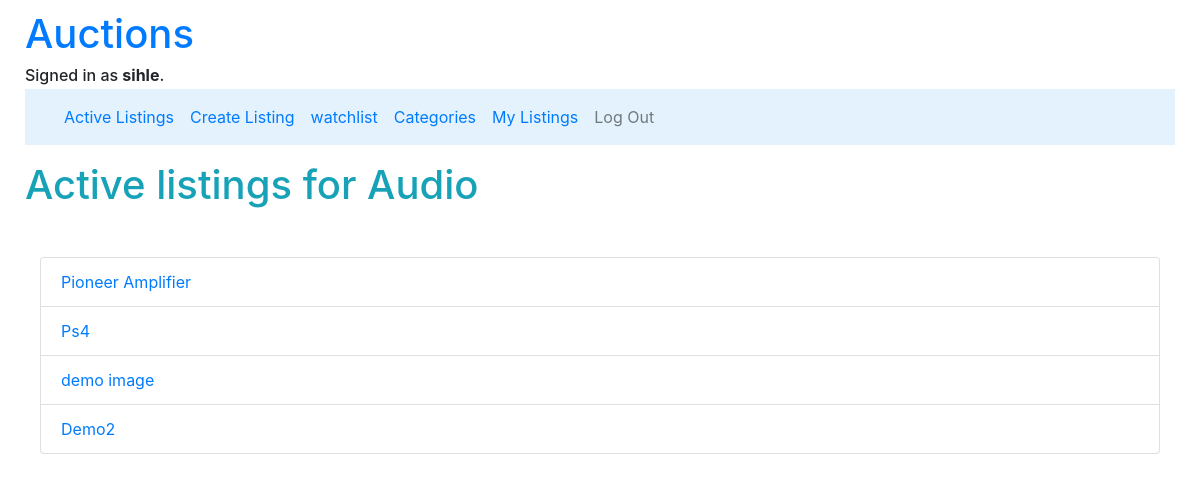
Before: /categories/7 (signed in) with the older database file.
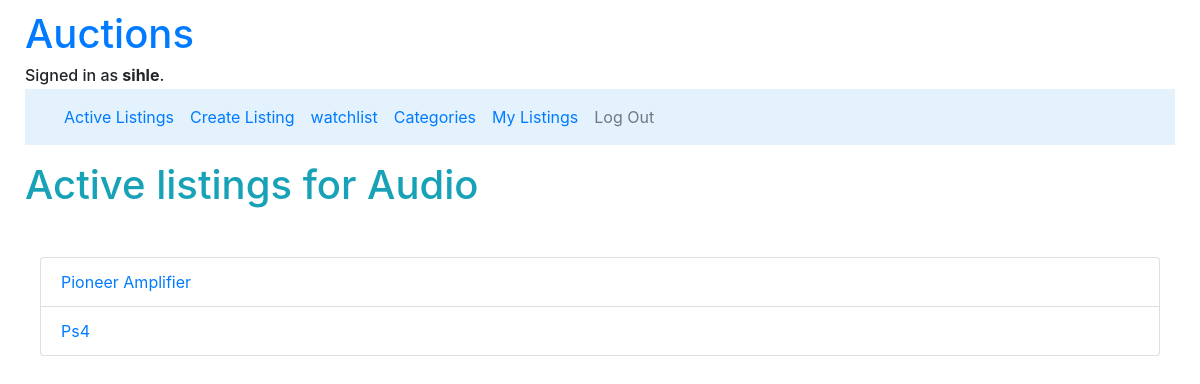
After: the same page with the newer database file.
### auctions/models.py (models this page shows, shortened)
class Listing(models.Model):
    title = models.CharField(max_length= 30)
    description = models.CharField(max_length= 200)
    creator = models.ForeignKey(User, on_delete=models.CASCADE, related_name="user", null=True)
    bid = models.ManyToManyField("Bid", related_name="current_bid", null=True)
    bidders = models.ManyToManyField(User, blank=True, related_name="buyers")
    pub_date = models.DateField(default=date.today)
    mod_date = models.DateField(default=date.today)
    comments = models.ManyToManyField("Comment", related_name="listing_comments", null=True, blank=True)
    category = models.ManyToManyField("Category", related_name="listing_category", null=True)
    active = models.BooleanField(default=True)
    winner = models.ForeignKey(User, on_delete=models.CASCADE, related_name="sold", null=True)
    listing_image = models.ImageField(null=True, blank=True, upload_to="Images/listings_pics")

### auctions/views.py (the view)
# urls.py: path("categories/<int:category_id>", views.filtered_category_view, name="filtered"),
@login_required
def filtered_category_view(request, category_id):
    category_name = Category.objects.get(pk=category_id)
    Category_listings = Listing.objects.filter(category=category_name)
    return render(request, "auctions/filtered.html", {"listings": Category_listings,
    "category": category_name})

### auctions/templates/auctions/filtered.html (shortened to what this page needs)
{% extends "auctions/layout.html" %}
{% block body %}
    <h1 class="display mb-5 mt-3 text-info">Active listings for {{category.name}}</h1>
    <div class="container-fluid">
        <ul class="list-group">
            {% for listing in listings %}
                <li class="list-group-item"><a href="{% url 'listings' listing.id %}">{{listing.title}}</a></li>
            {% empty %}
                <li class="list-group-item">No Listings for this category</li>
            {% endfor %}
        </ul>
    </div>
{% endblock %}

Changed rows visible on the page:
removed Listing: title "demo image"
removed Listing: title "Demo2"
